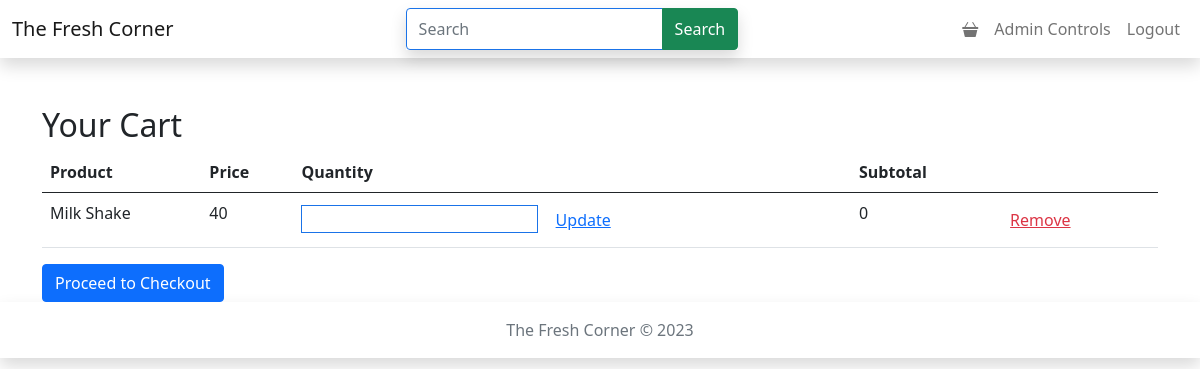
The page /view_cart (signed in) on the database its author committed.
### FreshCorner/model.py (models this page shows)
class Cart(db.Model):
    id = db.Column(db.Integer(), primary_key=True)
    user_id = db.Column(db.Integer(), db.ForeignKey('user.id'), nullable=False)
    product_id = db.Column(db.Integer(), db.ForeignKey('product.id'), nullable=False)
    product = db.relationship('Product', backref=db.backref('carts', lazy=True))
    quantity = db.Column(db.Integer(), nullable=True)

class Product(db.Model):
    id = db.Column(db.Integer(), primary_key= True)
    name = db.Column(db.String(100), nullable=False)
    MFD = db.Column(db.String())
    EXP = db.Column(db.String())
    rate = db.Column(db.Integer(), nullable=False)
    description = db.Column(db.String())
    image = db.Column(db.Text, unique = True, nullable=False)
    mimetype = db.Column(db.Text, nullable=False)
    quantity = db.Column(db.Integer(), nullable=False)
    category_id = db.Column(db.Integer(), db.ForeignKey('category.id'), nullable = False)
    catagory = db.relationship('Category', backref=db.backref('products', lazy=True))

### FreshCorner/cart.py (the view)
@cart_bp.route('/view_cart')
@login_required
def view_cart():
    user = current_user
    cart_items = Cart.query.filter_by(user_id=user.id).all()
    return render_template('cart.html', cart_items=cart_items)

### FreshCorner/authentication.py (called while the page is built)
@login_manager.user_loader
def load_user(id):
    return User.query.get(int(id))

### FreshCorner/model.py (called while the page is built)
    @property
    def is_active(self):
        return True

### templates/cart.html
{% extends 'base.html' %}
{% block content %}
    <div class="container mt-4">
        <h2>Your Cart</h2>
        <table class="table">
            <thead>
                <tr>
                    <th>Product</th>
                    <th>Price</th>
                    <th>Quantity</th>
                    <th>Subtotal</th>
                    <th></th>
                </tr>
            </thead>
            <tbody>
                {% for cart_item in cart_items %}
                <tr>
                    <td>{{ cart_item.product.name }}</td>
                    <td>{{ cart_item.product.rate }}</td>
                    <td>
                        <form action="{{ url_for('cart.update_cart', cart_id=cart_item.id) }}" method="post">
                            <input type="number" name="new_quantity" value="{{ cart_item.quantity }}" min="1">
                            <button type="submit" class="btn btn-link">Update</button>
                        </form>
                    </td>
                    <td>{{ (cart_item.product.rate or 0) * (cart_item.quantity or 0) }}</td>
                    <td>
                        <form action="{{ url_for('cart.remove_from_cart', cart_id=cart_item.id) }}" method="post">
                            <button type="submit" class="btn btn-link text-danger">Remove</button>
                        </form>
                    </td>
                </tr>
                {% endfor %}
            </tbody>
        </table>
        <a href="{{ url_for('cart.checkout_route') }}" class="btn btn-primary">Proceed to Checkout</a>
    </div>
{% endblock %}

### static/style.css (style rules this page uses)
.input:focus, input:valid { outline: none; border: 1.5px solid #1a73e8; }

### rows shown on the page
Cart: product.name "Milk Shake", product.rate "40"
Product: (cart_item.product.rateor0)*(cart_item.quantityor0) "0"
